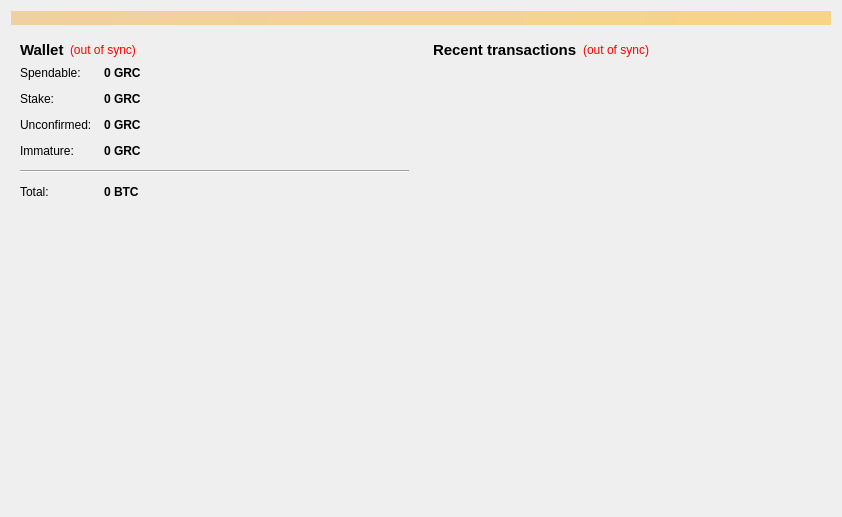
<?xml version="1.0" encoding="UTF-8"?>
<ui version="4.0">
 <class>OverviewPage</class>
 <widget class="QWidget" name="OverviewPage">
  <property name="geometry">
   <rect>
    <x>0</x>
    <y>0</y>
    <width>842</width>
    <height>517</height>
   </rect>
  </property>
  <property name="windowTitle">
   <string>Form</string>
  </property>
  <layout class="QVBoxLayout" name="topLayout">
   <item>
    <widget class="QLabel" name="labelAlerts">
     <property name="visible">
      <bool>false</bool>
     </property>
     <property name="styleSheet">
      <string notr="true">background-color: qlineargradient(x1: 0, y1: 0, x2: 1, y2: 0, stop:0 #F0D0A0, stop:1 #F8D488);  color:#000000
</string>
     </property>
     <property name="wordWrap">
      <bool>true</bool>
     </property>
     <property name="margin">
      <number>3</number>
     </property>
    </widget>
   </item>
   <item>
    <layout class="QHBoxLayout" name="horizontalLayout" stretch="1,1">
     <item>
      <layout class="QVBoxLayout" name="verticalLayout_2">
       <item>
        <widget class="QWidget" name="widget" native="true">
         <layout class="QVBoxLayout" name="verticalLayout_4">
          <item>
           <layout class="QHBoxLayout" name="horizontalLayout_4">
            <item>
             <widget class="QLabel" name="label_5">
              <property name="font">
               <font>
                <pointsize>11</pointsize>
                <weight>75</weight>
                <bold>true</bold>
               </font>
              </property>
              <property name="text">
               <string>Wallet</string>
              </property>
             </widget>
            </item>
            <item>
             <widget class="QLabel" name="labelWalletStatus">
              <property name="toolTip">
               <string>The displayed information may be out of date. Your wallet automatically synchronizes with the GRC network after a connection is established, but this process has not completed yet.</string>
              </property>
              <property name="styleSheet">
               <string notr="true">QLabel { color: red; }</string>
              </property>
              <property name="text">
               <string notr="true">(out of sync)</string>
              </property>
              <property name="alignment">
               <set>Qt::AlignLeading|Qt::AlignLeft|Qt::AlignVCenter</set>
              </property>
             </widget>
            </item>
            <item>
             <spacer name="horizontalSpacer_2">
              <property name="orientation">
               <enum>Qt::Horizontal</enum>
              </property>
              <property name="sizeHint" stdset="0">
               <size>
                <width>40</width>
                <height>20</height>
               </size>
              </property>
             </spacer>
            </item>
           </layout>
          </item>
          <item>
           <layout class="QFormLayout" name="formLayout_2">
            <property name="fieldGrowthPolicy">
             <enum>QFormLayout::AllNonFixedFieldsGrow</enum>
            </property>
            <property name="horizontalSpacing">
             <number>12</number>
            </property>
            <property name="verticalSpacing">
             <number>12</number>
            </property>
            <item row="0" column="0">
             <widget class="QLabel" name="label">
              <property name="text">
               <string>Spendable:</string>
              </property>
             </widget>
            </item>
            <item row="0" column="1">
             <widget class="QLabel" name="labelBalance">
              <property name="font">
               <font>
                <weight>75</weight>
                <bold>true</bold>
               </font>
              </property>
              <property name="cursor">
               <cursorShape>IBeamCursor</cursorShape>
              </property>
              <property name="toolTip">
               <string>Your current spendable balance</string>
              </property>
              <property name="text">
               <string notr="true">0 GRC</string>
              </property>
              <property name="alignment">
               <set>Qt::AlignLeading|Qt::AlignLeft|Qt::AlignVCenter</set>
              </property>
              <property name="textInteractionFlags">
               <set>Qt::LinksAccessibleByMouse|Qt::TextSelectableByKeyboard|Qt::TextSelectableByMouse</set>
              </property>
             </widget>
            </item>
            <item row="1" column="0">
             <widget class="QLabel" name="label_6">
              <property name="text">
               <string>Stake:</string>
              </property>
             </widget>
            </item>
            <item row="1" column="1">
             <widget class="QLabel" name="labelStake">
              <property name="font">
               <font>
                <weight>75</weight>
                <bold>true</bold>
               </font>
              </property>
              <property name="cursor">
               <cursorShape>IBeamCursor</cursorShape>
              </property>
              <property name="toolTip">
               <string>Total of coins that was staked, and do not yet count toward the current balance</string>
              </property>
              <property name="text">
               <string notr="true">0 GRC</string>
              </property>
              <property name="alignment">
               <set>Qt::AlignLeading|Qt::AlignLeft|Qt::AlignVCenter</set>
              </property>
              <property name="textInteractionFlags">
               <set>Qt::LinksAccessibleByMouse|Qt::TextSelectableByKeyboard|Qt::TextSelectableByMouse</set>
              </property>
             </widget>
            </item>
            <item row="2" column="0">
             <widget class="QLabel" name="label_3">
              <property name="text">
               <string>Unconfirmed:</string>
              </property>
             </widget>
            </item>
            <item row="2" column="1">
             <widget class="QLabel" name="labelUnconfirmed">
              <property name="font">
               <font>
                <weight>75</weight>
                <bold>true</bold>
               </font>
              </property>
              <property name="cursor">
               <cursorShape>IBeamCursor</cursorShape>
              </property>
              <property name="toolTip">
               <string>Total of transactions that have yet to be confirmed, and do not yet count toward the current balance</string>
              </property>
              <property name="text">
               <string notr="true">0 GRC</string>
              </property>
              <property name="alignment">
               <set>Qt::AlignLeading|Qt::AlignLeft|Qt::AlignVCenter</set>
              </property>
              <property name="textInteractionFlags">
               <set>Qt::LinksAccessibleByMouse|Qt::TextSelectableByKeyboard|Qt::TextSelectableByMouse</set>
              </property>
             </widget>
            </item>
            <item row="3" column="0">
             <widget class="QLabel" name="labelImmatureText">
              <property name="text">
               <string>Immature:</string>
              </property>
             </widget>
            </item>
            <item row="3" column="1">
             <widget class="QLabel" name="labelImmature">
              <property name="font">
               <font>
                <weight>75</weight>
                <bold>true</bold>
               </font>
              </property>
              <property name="toolTip">
               <string>Mined balance that has not yet matured</string>
              </property>
              <property name="text">
               <string notr="true">0 GRC</string>
              </property>
              <property name="alignment">
               <set>Qt::AlignLeading|Qt::AlignLeft|Qt::AlignVCenter</set>
              </property>
              <property name="textInteractionFlags">
               <set>Qt::LinksAccessibleByMouse|Qt::TextSelectableByKeyboard|Qt::TextSelectableByMouse</set>
              </property>
             </widget>
            </item>
            <item row="4" column="0" colspan="2">
             <widget class="Line" name="line">
              <property name="maximumSize">
               <size>
                <width>16777215</width>
                <height>16777215</height>
               </size>
              </property>
              <property name="orientation">
               <enum>Qt::Horizontal</enum>
              </property>
             </widget>
            </item>
            <item row="5" column="0">
             <widget class="QLabel" name="labelTotalText">
              <property name="text">
               <string>Total:</string>
              </property>
             </widget>
            </item>
            <item row="5" column="1">
             <widget class="QLabel" name="labelTotal">
              <property name="font">
               <font>
                <weight>75</weight>
                <bold>true</bold>
               </font>
              </property>
              <property name="cursor">
               <cursorShape>IBeamCursor</cursorShape>
              </property>
              <property name="toolTip">
               <string>Your current total balance</string>
              </property>
              <property name="text">
               <string notr="true">0 BTC</string>
              </property>
              <property name="alignment">
               <set>Qt::AlignLeading|Qt::AlignLeft|Qt::AlignVCenter</set>
              </property>
              <property name="textInteractionFlags">
               <set>Qt::LinksAccessibleByMouse|Qt::TextSelectableByKeyboard|Qt::TextSelectableByMouse</set>
              </property>
             </widget>
            </item>
           </layout>
          </item>
         </layout>
        </widget>
       </item>
       <item>
        <spacer name="verticalSpacer_2">
         <property name="orientation">
          <enum>Qt::Vertical</enum>
         </property>
         <property name="sizeHint" stdset="0">
          <size>
           <width>20</width>
           <height>40</height>
          </size>
         </property>
        </spacer>
       </item>
       <item>
        <widget class="QLabel" name="label_overview_pic">
         <property name="sizePolicy">
          <sizepolicy hsizetype="Preferred" vsizetype="Preferred">
           <horstretch>0</horstretch>
           <verstretch>0</verstretch>
          </sizepolicy>
         </property>
         <property name="minimumSize">
          <size>
           <width>0</width>
           <height>0</height>
          </size>
         </property>
         <property name="maximumSize">
          <size>
           <width>500</width>
           <height>500</height>
          </size>
         </property>
         <property name="text">
          <string/>
         </property>
         <property name="pixmap">
          <pixmap resource="../bitcoin.qrc">:/images/wallet_bg</pixmap>
         </property>
         <property name="alignment">
          <set>Qt::AlignCenter</set>
         </property>
         <property name="margin">
          <number>20</number>
         </property>
        </widget>
       </item>
       <item>
        <spacer name="verticalSpacer">
         <property name="orientation">
          <enum>Qt::Vertical</enum>
         </property>
         <property name="sizeHint" stdset="0">
          <size>
           <width>20</width>
           <height>40</height>
          </size>
         </property>
        </spacer>
       </item>
      </layout>
     </item>
     <item>
      <layout class="QVBoxLayout" name="verticalLayout_3">
       <item>
        <widget class="QWidget" name="widget_2" native="true">
         <layout class="QVBoxLayout" name="verticalLayout">
          <item>
           <layout class="QHBoxLayout" name="horizontalLayout_2">
            <item>
             <widget class="QLabel" name="label_4">
              <property name="font">
               <font>
                <pointsize>11</pointsize>
                <weight>75</weight>
                <bold>true</bold>
               </font>
              </property>
              <property name="text">
               <string>&lt;b&gt;Recent transactions&lt;/b&gt;</string>
              </property>
             </widget>
            </item>
            <item>
             <widget class="QLabel" name="labelTransactionsStatus">
              <property name="toolTip">
               <string>The displayed information may be out of date. Your wallet automatically synchronizes with the GRC network after a connection is established, but this process has not completed yet.</string>
              </property>
              <property name="styleSheet">
               <string notr="true">QLabel { color: red; }</string>
              </property>
              <property name="text">
               <string notr="true">(out of sync)</string>
              </property>
              <property name="alignment">
               <set>Qt::AlignRight|Qt::AlignTrailing|Qt::AlignVCenter</set>
              </property>
             </widget>
            </item>
            <item>
             <spacer name="horizontalSpacer">
              <property name="orientation">
               <enum>Qt::Horizontal</enum>
              </property>
              <property name="sizeHint" stdset="0">
               <size>
                <width>40</width>
                <height>20</height>
               </size>
              </property>
             </spacer>
            </item>
           </layout>
          </item>
          <item>
           <widget class="QListView" name="listTransactions">
            <property name="styleSheet">
             <string notr="true">QListView { background: transparent; }</string>
            </property>
            <property name="frameShape">
             <enum>QFrame::NoFrame</enum>
            </property>
            <property name="verticalScrollBarPolicy">
             <enum>Qt::ScrollBarAlwaysOff</enum>
            </property>
            <property name="horizontalScrollBarPolicy">
             <enum>Qt::ScrollBarAlwaysOff</enum>
            </property>
            <property name="selectionMode">
             <enum>QAbstractItemView::NoSelection</enum>
            </property>
           </widget>
          </item>
         </layout>
        </widget>
       </item>
      </layout>
     </item>
    </layout>
   </item>
  </layout>
 </widget>
 <resources>
  <include location="../bitcoin.qrc"/>
 </resources>
 <connections/>
</ui>
